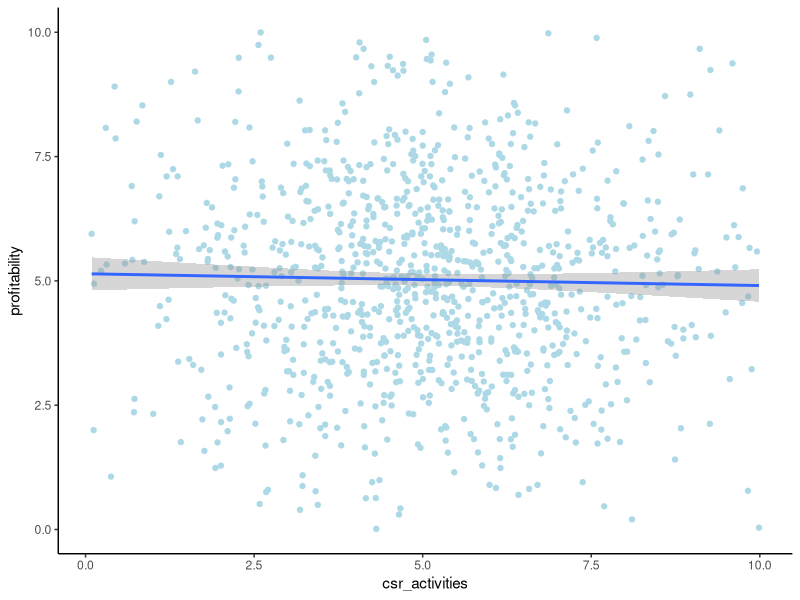
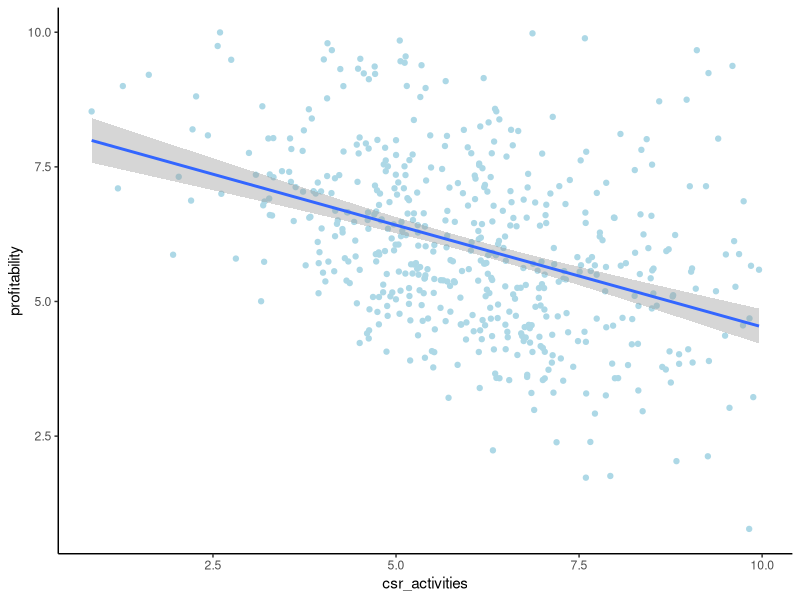
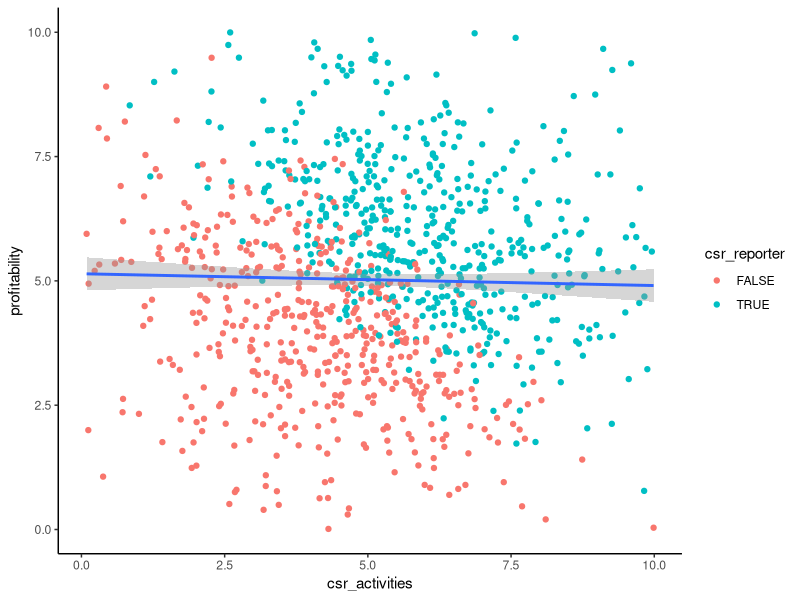

Write R code to recreate these figures, in order.
# VHB QEAR 20 - Joachim Gassen
# See LICENSE File for details

# This is a small simulation to show the effect of self-selections introducing
# an implicit collider variable on which you (have to) condition your 
# analysis
#install.packages("ggplot2")
#install.packages("tidyverse")
#install.packages("colorspace")
#install.packages("magrittr")
#install.packages("dplyr")

# needs to be run every time you start R and want to use %>%
library(magrittr) 
library(dplyr)

library(colorspace)
library(ggplot2)
library(tidyverse)
library(truncnorm)

smp_size <- 1000

smp <- tibble(
  csr_activities = rtruncnorm(smp_size, 0, 10, 5, 2),
  profitability = rtruncnorm(smp_size, 0, 10, 5, 2),
  csr_reporter = csr_activities + profitability + rnorm(smp_size) > 10
)

ggplot(smp, aes(x = csr_activities, y = profitability)) + 
  geom_point(color = "lightblue") +
  geom_smooth(method = "lm") +
  theme_classic()

ggplot(smp %>% filter(csr_reporter), aes(x = csr_activities, y = profitability)) + 
  geom_point(color = "lightblue") +
  geom_smooth(method = "lm") +
  theme_classic()

ggplot(smp, aes(x = csr_activities, y = profitability)) + 
  geom_point(aes(color = csr_reporter)) +
  geom_smooth(method = "lm") +
  theme_classic()

summary(lm(profitability ~ csr_activities, smp))

summary(lm(profitability ~ csr_activities, smp %>% filter(csr_reporter)))

summary(lm(profitability ~ csr_activities + csr_reporter, smp))

summary(lm(profitability ~ csr_activities*csr_reporter, smp))
